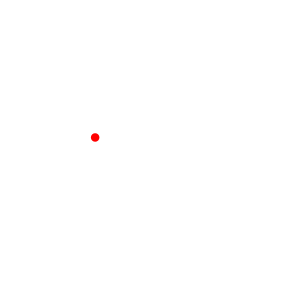
Frame 1 (no input)
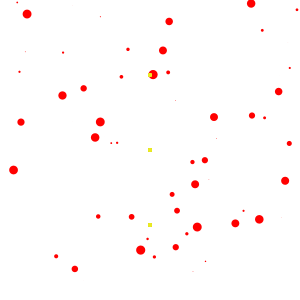
Frame 60 (the mouse pressed at the canvas centre just before this capture)
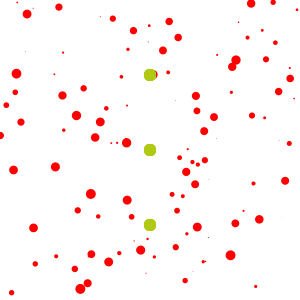
Frame 120 (the mouse held since frame 60 and released just before this capture)

The Processing sketch that drew these frames (run headless with seeded random() and noise(); from frame 60 on, the mouse is pressed at the canvas centre):

// Processing sketch: processing_159870
// ── processing_159870.pde

float r;
float g;
float b;
float a;
float x; 
float y;
float diam;
int count;
int state;
int countColor;

float rtwo; 
float gtwo; 
float btwo; 
 
void setup() {
  frameRate(300);
  count = 0;
  state = 0;
  size(300,300);
  background(255);
  smooth();   
}
 
void draw() {
  r = random(255);
  g = random(255);
  b = random(255);
  a = random(255);
  diam = random(10);
  x = random(width);
  y = random(height);
  noStroke();
  fill(#FF0000);
  ellipse(x, y, diam, diam);
 
  count = count + 1;
  if(count > 30){
    count = 0;
    state = state + 1;
    if(state > 80){
       state = 0;
       background(0);
    }
  
  }
  countColor = countColor + 1;
  if(countColor > 40){
    countColor = 0;
    rtwo = random(255);
    gtwo = random(255);
    btwo = random(255);
    }
  
  fill(rtwo,gtwo,btwo,a);
  diam = state * 4;
  ellipse(width-150, (height/4)*3, diam,diam);
  fill(rtwo, gtwo, btwo, a);
  diam = state * 4;
  ellipse(width-150, (height/4)*2, diam,diam);
  fill(rtwo, gtwo, btwo, a);
  diam = state * 4;
  ellipse(width-150, height/4, diam,diam);
}
